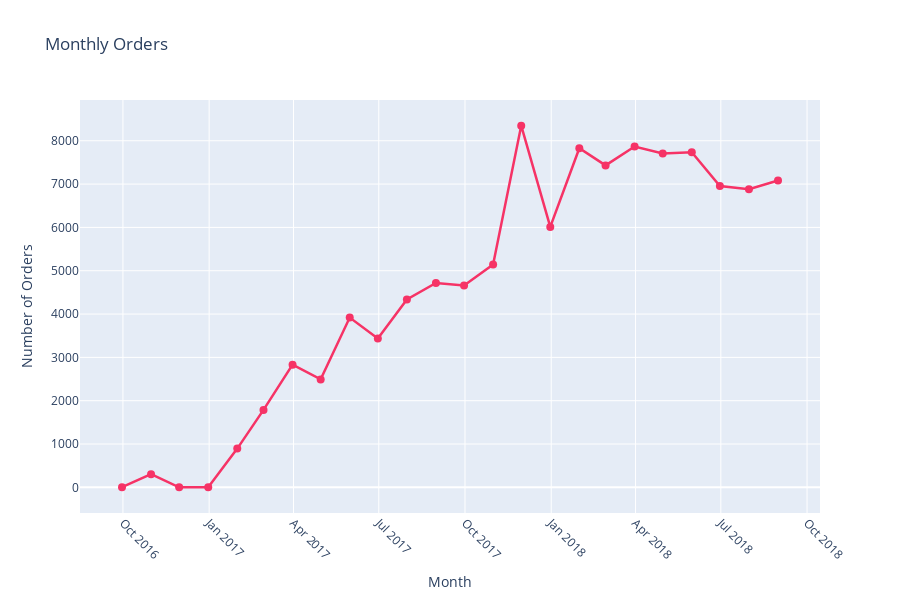

Source (notebook cell):
### Code cell
import plotly.express as px

# Meresample data ke bulanan dan menghitung jumlah pesanan
monthly_orders = lima.resample('m').size().reset_index()
monthly_orders.columns = ['Month', 'Number of Orders']

# Membuat plot interaktif dengan Plotly Express
fig = px.scatter(monthly_orders, x='Month', y='Number of Orders', title='Monthly Orders',
                labels={'Month': 'Month', 'Number of Orders': 'Number of Orders'}, height=600, color_discrete_sequence=['#f63366'])

# Menambahkan mode hover untuk menampilkan detail saat dihover
fig.update_traces(mode='lines+markers', marker=dict(size=8), hovertemplate='Month: %{x}<br>Number of Orders: %{y}', hoverlabel=dict(bgcolor='antiquewhite', font_size=12, font_family='Rockwell'), line=dict(color='#f63366', width=2.5), name='')

# Menyesuaikan tampilan plot
fig.update_layout(xaxis_title='Month', yaxis_title='Number of Orders', xaxis=dict(tickangle=45))

# Menampilkan plot
fig.show()

### Figure 1 — Plotly figure (JSON) as saved in the notebook; plotly's stock layout.template omitted (floating-point values rounded to 4 significant figures)
{"data": [{"hoverlabel": {"bgcolor": "antiquewhite", "font": {"family": "Rockwell", "size": 12}}, "hovertemplate": "Month: %{x}<br>Number of Orders: %{y}", "legendgroup": "", "line": {"color": "#f63366", "width": 2.5}, "marker": {"color": "#f63366", "size": 8, "symbol": "circle"}, "mode": "lines+markers", "name": "", "orientation": "v", "showlegend": false, "type": "scatter", "x": ["2016-09-30T00:00:00", "2016-10-31T00:00:00", "2016-11-30T00:00:00", "2016-12-31T00:00:00", "2017-01-31T00:00:00", "2017-02-28T00:00:00", "2017-03-31T00:00:00", "2017-04-30T00:00:00", "2017-05-31T00:00:00", "2017-06-30T00:00:00", "2017-07-31T00:00:00", "2017-08-31T00:00:00", "2017-09-30T00:00:00", "2017-10-31T00:00:00", "2017-11-30T00:00:00", "2017-12-31T00:00:00", "2018-01-31T00:00:00", "2018-02-28T00:00:00", "2018-03-31T00:00:00", "2018-04-30T00:00:00", "2018-05-31T00:00:00", "2018-06-30T00:00:00", "2018-07-31T00:00:00", "2018-08-31T00:00:00"], "xaxis": "x", "y": [3, 304, 0, 1, 895, 1787, 2832, 2492, 3919, 3437, 4337, 4717, 4661, 5142, 8349, 6012, 7828, 7431, 7868, 7707, 7735, 6955, 6880, 7084], "yaxis": "y"}], "layout": {"height": 600, "legend": {"tracegroupgap": 0}, "title": {"text": "Monthly Orders"}, "xaxis": {"anchor": "y", "domain": [0, 1], "tickangle": 45, "title": {"text": "Month"}}, "yaxis": {"anchor": "x", "domain": [0, 1], "title": {"text": "Number of Orders"}}}}
